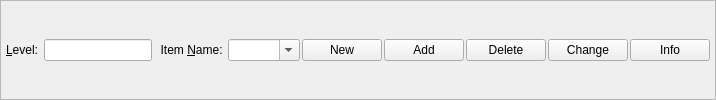
             <widget class="QFrame" name="ItemHeaderFrame">
              <property name="sizePolicy">
               <sizepolicy hsizetype="Preferred" vsizetype="Fixed">
                <horstretch>0</horstretch>
                <verstretch>0</verstretch>
               </sizepolicy>
              </property>
              <property name="frameShape">
               <enum>QFrame::StyledPanel</enum>
              </property>
              <layout class="QHBoxLayout">
               <property name="spacing">
                <number>2</number>
               </property>
               <property name="leftMargin">
                <number>5</number>
               </property>
               <property name="topMargin">
                <number>5</number>
               </property>
               <property name="rightMargin">
                <number>5</number>
               </property>
               <property name="bottomMargin">
                <number>5</number>
               </property>
               <item>
                <widget class="QLabel" name="ItemLevelLabel">
                 <property name="text">
                  <string>&amp;Level: </string>
                 </property>
                 <property name="buddy">
                  <cstring>ItemLevel</cstring>
                 </property>
                </widget>
               </item>
               <item>
                <widget class="QLineEdit" name="ItemLevel">
                 <property name="sizePolicy">
                  <sizepolicy hsizetype="Fixed" vsizetype="Fixed">
                   <horstretch>0</horstretch>
                   <verstretch>0</verstretch>
                  </sizepolicy>
                 </property>
                </widget>
               </item>
               <item>
                <widget class="QLabel" name="ItemNameLabel">
                 <property name="text">
                  <string>  Item &amp;Name: </string>
                 </property>
                 <property name="buddy">
                  <cstring>ItemName</cstring>
                 </property>
                </widget>
               </item>
               <item>
                <widget class="QComboBox" name="ItemName">
                 <property name="sizePolicy">
                  <sizepolicy hsizetype="Expanding" vsizetype="Fixed">
                   <horstretch>0</horstretch>
                   <verstretch>0</verstretch>
                  </sizepolicy>
                 </property>
                 <property name="editable">
                  <bool>true</bool>
                 </property>
                 <property name="maxVisibleItems">
                  <number>20</number>
                 </property>
                 <property name="duplicatesEnabled">
                  <bool>true</bool>
                 </property>
                </widget>
               </item>
               <item>
                <widget class="QPushButton" name="ItemNewButton">
                 <property name="sizePolicy">
                  <sizepolicy hsizetype="Minimum" vsizetype="Fixed">
                   <horstretch>0</horstretch>
                   <verstretch>0</verstretch>
                  </sizepolicy>
                 </property>
                 <property name="text">
                  <string>New</string>
                 </property>
                </widget>
               </item>
               <item>
                <widget class="QPushButton" name="ItemAddButton">
                 <property name="sizePolicy">
                  <sizepolicy hsizetype="Minimum" vsizetype="Fixed">
                   <horstretch>0</horstretch>
                   <verstretch>0</verstretch>
                  </sizepolicy>
                 </property>
                 <property name="text">
                  <string>Add</string>
                 </property>
                </widget>
               </item>
               <item>
                <widget class="QPushButton" name="ItemDeleteButton">
                 <property name="sizePolicy">
                  <sizepolicy hsizetype="Minimum" vsizetype="Fixed">
                   <horstretch>0</horstretch>
                   <verstretch>0</verstretch>
                  </sizepolicy>
                 </property>
                 <property name="text">
                  <string>Delete</string>
                 </property>
                </widget>
               </item>
               <item>
                <widget class="QPushButton" name="ItemChangeButton">
                 <property name="sizePolicy">
                  <sizepolicy hsizetype="Minimum" vsizetype="Fixed">
                   <horstretch>0</horstretch>
                   <verstretch>0</verstretch>
                  </sizepolicy>
                 </property>
                 <property name="text">
                  <string>Change</string>
                 </property>
                </widget>
               </item>
               <item>
                <widget class="QPushButton" name="ItemInfoButton">
                 <property name="sizePolicy">
                  <sizepolicy hsizetype="Minimum" vsizetype="Fixed">
                   <horstretch>0</horstretch>
                   <verstretch>0</verstretch>
                  </sizepolicy>
                 </property>
                 <property name="text">
                  <string> Info </string>
                 </property>
                </widget>
               </item>
              </layout>
             </widget>
